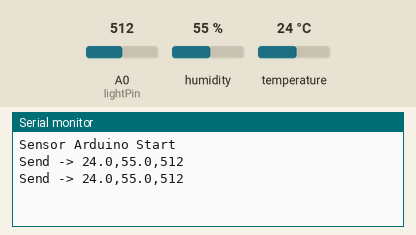
This sketch was run on a simulated Arduino Uno, built with avr-gcc and run on an emulated ATmega328P. Shown: the last lines printed to the serial monitor. The test bench sets the inputs (shaded band); at power-on: humidity 55 %, A0 (lightPin) = 512, temperature 24 °C.

Above: at 2.8 s.
2.9 s: humidity set to 22 %
At 5.3 s:
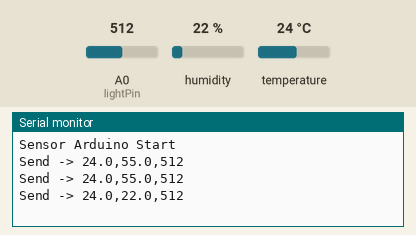
5.6 s: A0 (lightPin) set to 716
At 6.7 s:
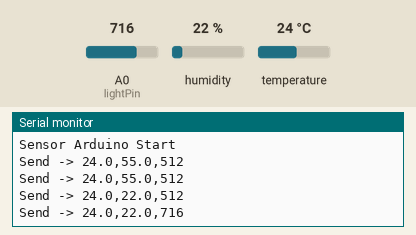
8.3 s: temperature set to 12 °C
At 10.8 s:
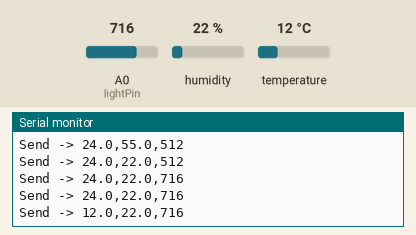
11.0 s: A0 (lightPin) set to 900
At 12.5 s:
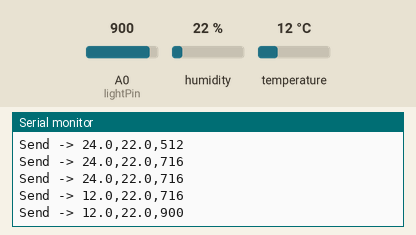
13.7 s: humidity set to 40 %
At 14.8 s:
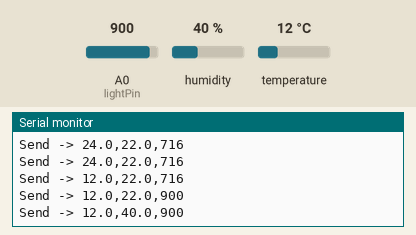
Timing chart, 0 to 16.7 s (numbered marks = the images above; inputs shaded):
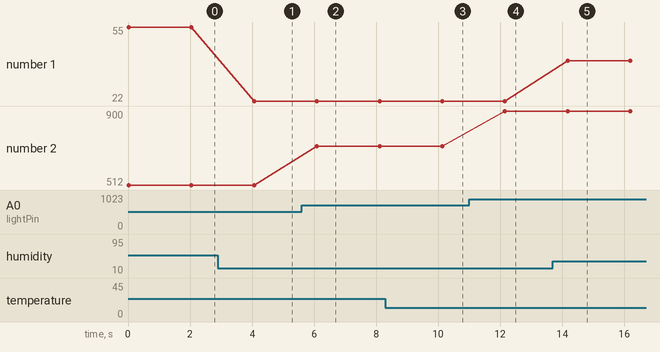

Measured:
- after the input at 2.9 s, the serial monitor: prints a new line after 1.2 s (image 1)
- after the input at 5.6 s, the serial monitor: prints a new line after 0.49 s (image 2)
- after the input at 8.3 s, the serial monitor: prints a new line after 1.8 s (image 3)
- after the input at 11.0 s, the serial monitor: prints a new line after 1.2 s (image 4)
- after the input at 13.7 s, the serial monitor: prints a new line after 0.48 s (image 5)
- plotted number 1: 55 → 22 after the input at 2.9 s, 22 → 40 after the input at 13.7 s
- plotted number 2: 512 → 716 after the input at 5.6 s, 716 → 900 after the input at 11.0 s

The sketch:

Sensor_Arduino.ino
```cpp
#include <DHT.h>                // DHT 센서 라이브러리
#include <SoftwareSerial.h>     // 아두이노 간 SoftwareSerial 통신 라이브러리

// ===== DHT 센서 설정 =====
#define DHTPIN 2                // DHT22 데이터 핀
#define DHTTYPE DHT22           // DHT 센서 타입 설정

DHT dht(DHTPIN, DHTTYPE);       // DHT 객체 생성

int lightPin = A0;              // 조도 센서 아날로그 입력 핀

// ===== SoftwareSerial 설정 =====
// SoftwareSerial(RX, TX)
// Arduino 1이 Arduino 2로 데이터를 보내는 통신용 포트
SoftwareSerial farmSerial(10, 11);

void setup() {
  Serial.begin(9600);           // PC 시리얼 모니터 출력용 (디버깅)
  farmSerial.begin(9600);       // Arduino 2와의 통신 시작

  dht.begin();                  // DHT22 센서 초기화

  Serial.println("Sensor Arduino Start");  // 시작 메시지 출력
}

void loop() {
  // ----- 온도 / 습도 데이터 읽기 -----
  float temperature = dht.readTemperature();   // 현재 온도 읽기
  float humidity = dht.readHumidity();         // 현재 습도 읽기

  // ----- 조도 데이터 읽기 -----
  int lightLevel = analogRead(lightPin);       // 조도 센서 값 읽기

  // ----- 센서 값 유효성 검사 -----
  if (isnan(temperature) || isnan(humidity)) { // 온도 또는 습도 값이 비정상이면
    Serial.println("Failed to read from DHT sensor!"); // 오류 메시지 출력
    delay(2000);                               // 2초 대기
    return;                                    // 현재 loop 종료
  }

  // ----- Arduino 2로 전송할 문자열 생성 -----
  // 형식: 온도,습도,조도
  String data = String(temperature, 1) + "," + String(humidity, 1) + "," + String(lightLevel);

  // ----- 제어 아두이노로 데이터 전송 -----
  farmSerial.println(data);                    // SoftwareSerial로 한 줄 전송

  // ----- 시리얼 모니터 디버깅 출력 -----
  Serial.print("Send -> ");                    // 전송 로그 표시
  Serial.println(data);                        // 실제 전송 데이터 출력

  delay(2000);                                 // 2초 간격으로
}
```
